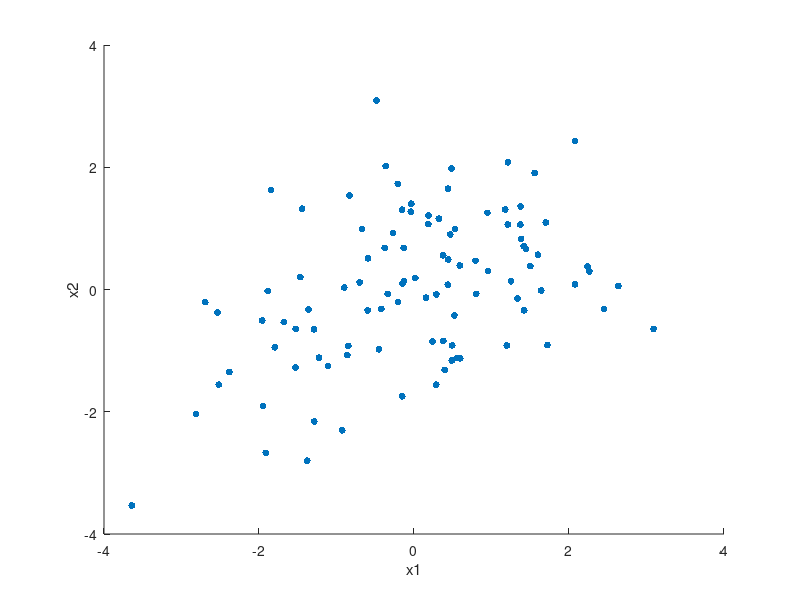

This figure's MATLAB source: (Note: this script raises an error after producing the figure.)
% This MATLAB script is to introduce the basic concepts of
% psychophysiological interaction (PPI) of functional MRI (fMRI) data
% Author: Xin Di, PhD

clear

% Part 1 simple correlation
% Generate simulated variables
x_common = randn(100,1);  % A common signal that give rises to correlation
x1 = x_common + randn(100,1);  % Simulated IQ
x2 = x_common + randn(100,1);  % Simulated brain volume

% Plot the relationship and calculate correlation
figure; scatter(x1,x2,25,'filled');
xlabel('x1');ylabel('x2');
[r,p] = corr(x1,x2)


% Part 2 different relationships between two groups
% Generate simulated variables
x_common = randn(100,1);  % A common signal that give rises to correlation
x1_conA = x_common + randn(100,1);  % Simulated IQ
x2_conA = x_common + randn(100,1);  % Simulated brain volume
x1_conB = randn(100,1);  % Simulated IQ
x2_conB = randn(100,1);  % Simulated brain volume

% concatenate male and female data as whole variables
x1 = [x1_conA;x1_conB];
x2 = [x2_conA;x2_conB];
condition = [ones(100,1);zeros(100,1)];

figure; scatter(x1,x2,25,condition,'filled');
xlabel('x1');ylabel('x2');
[r,p] = corr(x1,x2)
[r_conA,p_conA] = corr(x1_conA,x2_conA)
[r_conB,p_conB] = corr(x1_conB,x2_conB)


% Part3 Different methods to examine correlation (slope) differences 
design_matrix1 = [[x1_conA;zeros(100,1)],[zeros(100,1);x1_conB],condition]; % omitted constant term because regstats will be used
design_matrix2 = [x1,condition,x1.*condition];

figure; subplot(1,2,1);imagesc(design_matrix1)
subplot(1,2,2);imagesc(design_matrix2);colormap('gray')

s = regstats(x2,design_matrix1);
[s.tstat.beta, s.tstat.se, s.tstat.t, s.tstat.pval];
[p,F] = linhyptest(s.beta, s.covb, 0, [0 1 -1 0], s.tstat.dfe)

s = regstats(x2,design_matrix2);
[s.tstat.t(4), s.tstat.pval(4)]


% Part 4 differences of centering
design_matrix3 = [x1,condition,x1.*detrend(condition,'constant')];

figure; subplot(1,2,1);imagesc(design_matrix2)
subplot(1,2,2);imagesc(design_matrix3);colormap('gray')

figure; subplot(1,3,1);scatter(x1,x2,25,condition,'filled');
subplot(1,3,2);scatter(x1,design_matrix2(:,3), 25,condition,'filled');
subplot(1,3,3);scatter(x1,design_matrix3(:,3), 25,condition,'filled');


s = regstats(x2,design_matrix2);
[s.tstat.t(4), s.tstat.pval(4)]

s = regstats(x2,design_matrix3);
[s.tstat.t(4), s.tstat.pval(4)]


% Part 5 different relationships between two groups
% Generate simulated variables
x_common = randn(100,1);  % A common signal that give rises to correlation
x1_conA = randn(100,1);  % Simulated IQ
x2_conA = randn(100,1);  % Simulated brain volume
x1_conB = - x_common + randn(100,1);  % Simulated IQ
x2_conB = x_common + randn(100,1);  % Simulated brain volume

% concatenate male and female data as whole variables
x1 = [x1_conA;x1_conB];
x2 = [x2_conA;x2_conB];
condition = [ones(100,1);zeros(100,1)];

figure; scatter(x1,x2,25,condition,'filled');
xlabel('x1');ylabel('x2');
[r_conA,p_conA] = corr(x1_conA,x2_conA)
[r_conB,p_conB] = corr(x1_conB,x2_conB)

% Construct design matrix and run statistics
design_matrix1 = [x1,condition,x1.*condition];
design_matrix2 = [x1,condition,x1.*detrend(condition,'constant')];

s = regstats(x2,design_matrix1);
[s.tstat.t(4), s.tstat.pval(4)]

s = regstats(x2,design_matrix2);
[s.tstat.t(4), s.tstat.pval(4)]
